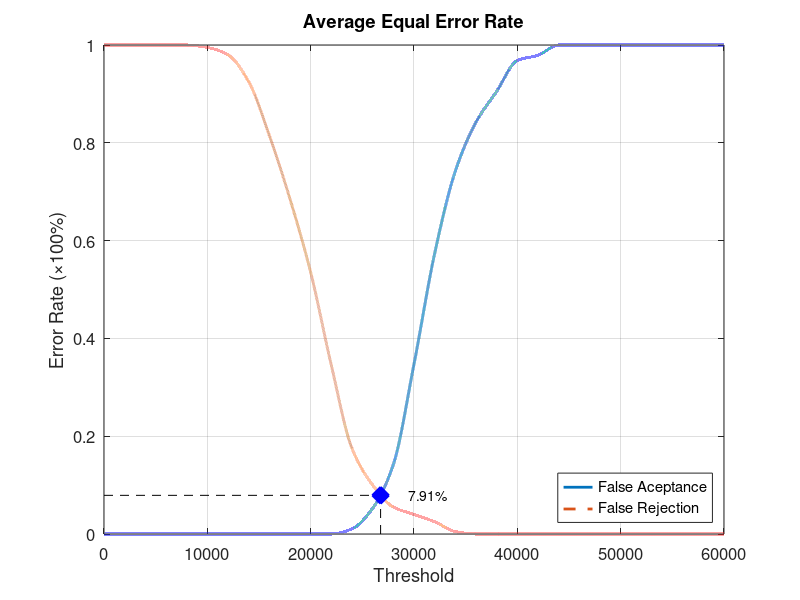
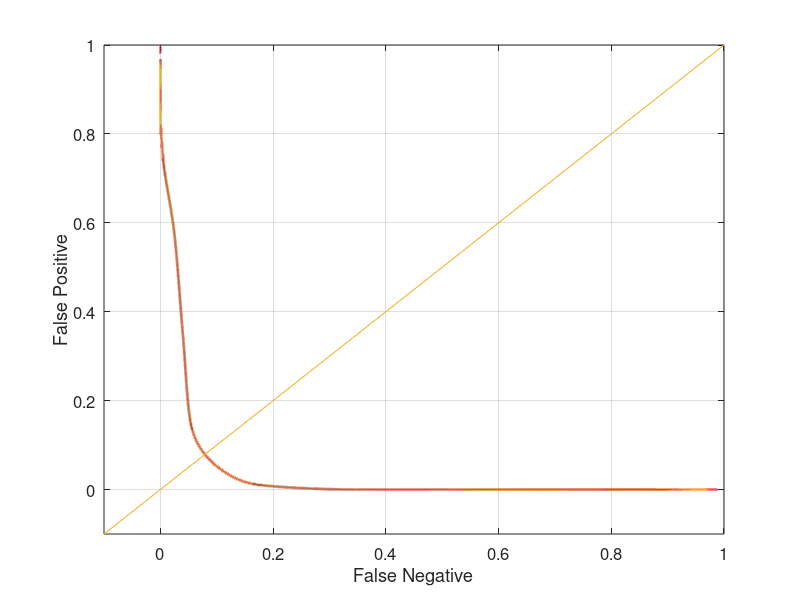

The MATLAB script that drew these images, in order:
function yEER = Database1_3
close all;
clear;
clc;
x = 0:2000:60000;
xq = 0:0.5:60000;

y0 = [0 0 0 0 0 0 0 0 0 0 0 0 0.0105263 0.0526316 0.142105 0.347368 0.573684 0.742105 0.842105 0.905263 0.968421 0.978947 1 1 1 1 1 1 1 1 1];
yy0 = interp1(x, y0, xq, 'pchip');
y1 = [1 1 1 1 1 0.995 0.98 0.925 0.815 0.685 0.535 0.345 0.175 0.1 0.055 0.04 0.025 0.005 0 0 0 0 0 0 0 0 0 0 0 0 0];
yy1 = interp1(x, y1, xq, 'pchip');

% Calculating EER: 
y2 = abs(y0 - y1);
find(y2 == min(y2))
yy2 = abs(yy0 - yy1);
xEER = find(yy2 == min(yy2));
xEERIndex = xq(xEER) % X-axis EER
yEER = yy0(xEER) % Y-axis EER

main = figure
plot(xq, yy0,'-','LineWidth', 2);	hold on
plot(xq, yy1,'--','LineWidth', 2);	hold on
plot([xEERIndex xEERIndex], [0 yEER], 'k--');	hold on
plot([0 xEERIndex], [yEER yEER], 'k--');	hold on
plot(xEERIndex, yEER, 'bx', 'LineWidth', 10);	hold on
text(xEERIndex + 10 * xEERIndex / 100, yEER, [num2str(round((10000 * yEER)) / 100) '%'])
legend('False Aceptance', 'False Rejection', 'Location', 'SouthEast')
xlabel('Threshold')
ylabel('Error Rate (\times100%)')
title('Average Equal Error Rate')
set(gca, 'FontSize', 12)
axis([0 60000 0 1])
grid on

print(main, 'Database1_3Main', '-dpng');
FNRxFPR = figure('Color', [1 1 1]);
plot(yy1, yy0, '-', yy1, yy0, 'LineWidth', 2);
hold on
y = -0.1:0.1:1
plot(y, y); 
set(gca, 'FontSize', 12)
xlabel('False Negative')
ylabel('False Positive')
axis([-0.1 1 -0.1 1])
set(gca, 'FontSize', 12)
grid on

print(FNRxFPR, 'Database1_3FNRxFPR','-dpng');
end
